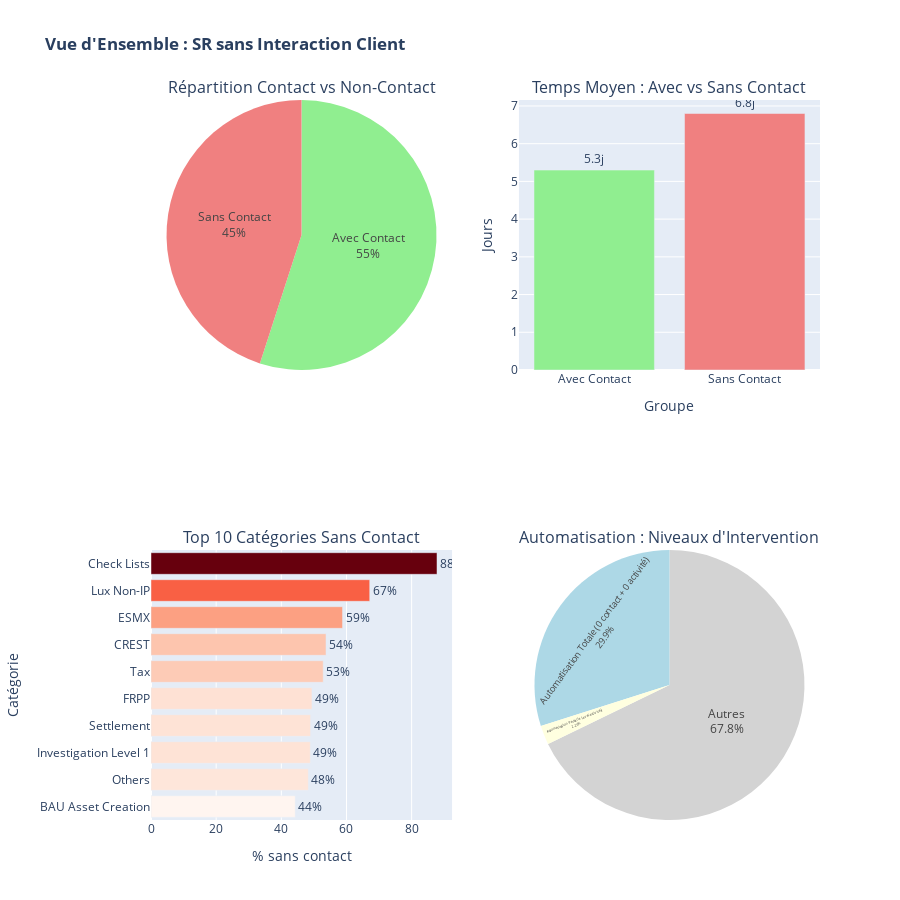

Write notebook code for a chart like this one.
### Code cell
# 9. Visualisation finale : Vue d'ensemble
fig = make_subplots(
    rows=2, cols=2,
    subplot_titles=(
        'Répartition Contact vs Non-Contact',
        'Temps Moyen : Avec vs Sans Contact',
        'Top 10 Catégories Sans Contact',
        'Automatisation : Niveaux d\'Intervention'
    ),
    specs=[
        [{"type": "pie"}, {"type": "bar"}],
        [{"type": "bar"}, {"type": "pie"}]
    ]
)

# 1. Pie chart : Contact vs Non-Contact
fig.add_trace(
    go.Pie(
        labels=['Avec Contact', 'Sans Contact'],
        values=[with_contact['total_srs'], without_contact['total_srs']],
        marker_colors=['lightgreen', 'lightcoral'],
        textposition='inside',
        textinfo='label+percent',
        hovertemplate='<b>%{label}</b><br>SRs: %{value:,}<br>%{percent}<extra></extra>'
    ),
    row=1, col=1
)

# 2. Bar chart : Temps moyen comparatif
comparison_data = pd.DataFrame({
    'Groupe': ['Avec Contact', 'Sans Contact'],
    'Jours': [with_contact['avg_days_to_close'], without_contact['avg_days_to_close']],
    'SLA': [with_contact['sla_compliance'], without_contact['sla_compliance']]
})

fig.add_trace(
    go.Bar(
        x=comparison_data['Groupe'],
        y=comparison_data['Jours'],
        text=comparison_data['Jours'].apply(lambda x: f"{x:.1f}j"),
        textposition='outside',
        marker_color=['lightgreen', 'lightcoral'],
        name='Temps moyen',
        hovertemplate='<b>%{x}</b><br>Temps: %{y:.1f} jours<extra></extra>'
    ),
    row=1, col=2
)

# 3. Bar chart : Top 10 catégories sans contact
top_10_no_contact = zero_contact_analysis.head(10).sort_values('pct_zero_contact')
fig.add_trace(
    go.Bar(
        y=top_10_no_contact['category_name'],
        x=top_10_no_contact['pct_zero_contact'],
        orientation='h',
        text=top_10_no_contact['pct_zero_contact'].apply(lambda x: f"{x:.0f}%"),
        textposition='outside',
        marker_color=top_10_no_contact['pct_zero_contact'],
        marker_colorscale='Reds',
        name='% sans contact',
        hovertemplate='<b>%{y}</b><br>%{x:.1f}%<extra></extra>'
    ),
    row=2, col=1
)

# 4. Pie chart : Niveaux d'automatisation
automation_levels = pd.DataFrame({
    'Niveau': ['Automatisation Partielle\n(avec activités)', 'Automatisation Totale\n(0 contact + 0 activité)', 'Autres'],
    'SRs': [
        total_with_activity,
        total_fully_auto,
        total_no_contact - total_with_activity - total_fully_auto
    ]
})

fig.add_trace(
    go.Pie(
        labels=automation_levels['Niveau'],
        values=automation_levels['SRs'],
        marker_colors=['lightyellow', 'lightblue', 'lightgray'],
        textposition='inside',
        textinfo='label+percent',
        hovertemplate='<b>%{label}</b><br>SRs: %{value:,}<br>%{percent}<extra></extra>'
    ),
    row=2, col=2
)

fig.update_xaxes(title_text="Groupe", row=1, col=2)
fig.update_yaxes(title_text="Jours", row=1, col=2)
fig.update_xaxes(title_text="% sans contact", row=2, col=1)
fig.update_yaxes(title_text="Catégorie", row=2, col=1)

fig.update_layout(
    height=900,
    showlegend=False,
    title_text="<b>Vue d'Ensemble : SR sans Interaction Client</b>"
)

fig.show()

print("\n✅ Analyse complète des SR sans interaction client terminée !")

### Figure 1 — Plotly figure (JSON) as saved in the notebook; plotly's stock layout.template omitted (floating-point values rounded to 4 significant figures)
{"data": [{"domain": {"x": [0, 0.45], "y": [0.625, 1]}, "hovertemplate": "<b>%{label}</b><br>SRs: %{value:,}<br>%{percent}<extra></extra>", "labels": ["Avec Contact", "Sans Contact"], "marker": {"colors": ["lightgreen", "lightcoral"]}, "textinfo": "label+percent", "textposition": "inside", "type": "pie", "values": [2279745, 1865937]}, {"hovertemplate": "<b>%{x}</b><br>Temps: %{y:.1f} jours<extra></extra>", "marker": {"color": ["lightgreen", "lightcoral"]}, "name": "Temps moyen", "text": ["5.3j", "6.8j"], "textposition": "outside", "type": "bar", "x": ["Avec Contact", "Sans Contact"], "xaxis": "x", "y": [5.3, 6.8], "yaxis": "y"}, {"hovertemplate": "<b>%{y}</b><br>%{x:.1f}%<extra></extra>", "marker": {"color": [44.28, 48.28, 48.91, 48.98, 49.4, 52.86, 53.71, 58.79, 67.13, 87.78], "colorscale": [[0, "rgb(255,245,240)"], [0.125, "rgb(254,224,210)"], [0.25, "rgb(252,187,161)"], [0.375, "rgb(252,146,114)"], [0.5, "rgb(251,106,74)"], [0.625, "rgb(239,59,44)"], [0.75, "rgb(203,24,29)"], [0.875, "rgb(165,15,21)"], [1, "rgb(103,0,13)"]]}, "name": "% sans contact", "orientation": "h", "text": ["44%", "48%", "49%", "49%", "49%", "53%", "54%", "59%", "67%", "88%"], "textposition": "outside", "type": "bar", "x": [44.28, 48.28, 48.91, 48.98, 49.4, 52.86, 53.71, 58.79, 67.13, 87.78], "xaxis": "x2", "y": ["BAU Asset Creation", "Others", "Investigation Level 1", "Settlement", "FRPP", "Tax", "CREST", "ESMX", "Lux Non-IP", "Check Lists"], "yaxis": "y2"}, {"domain": {"x": [0.55, 1], "y": [0, 0.375]}, "hovertemplate": "<b>%{label}</b><br>SRs: %{value:,}<br>%{percent}<extra></extra>", "labels": ["Automatisation Partielle\n(avec activités)", "Automatisation Totale\n(0 contact + 0 activité)", "Autres"], "marker": {"colors": ["lightyellow", "lightblue", "lightgray"]}, "textinfo": "label+percent", "textposition": "inside", "type": "pie", "values": [42138, 558362, 1265437]}], "layout": {"annotations": [{"font": {"size": 16}, "showarrow": false, "text": "Répartition Contact vs Non-Contact", "x": 0.225, "xanchor": "center", "xref": "paper", "y": 1, "yanchor": "bottom", "yref": "paper"}, {"font": {"size": 16}, "showarrow": false, "text": "Temps Moyen : Avec vs Sans Contact", "x": 0.775, "xanchor": "center", "xref": "paper", "y": 1, "yanchor": "bottom", "yref": "paper"}, {"font": {"size": 16}, "showarrow": false, "text": "Top 10 Catégories Sans Contact", "x": 0.225, "xanchor": "center", "xref": "paper", "y": 0.375, "yanchor": "bottom", "yref": "paper"}, {"font": {"size": 16}, "showarrow": false, "text": "Automatisation : Niveaux d'Intervention", "x": 0.775, "xanchor": "center", "xref": "paper", "y": 0.375, "yanchor": "bottom", "yref": "paper"}], "height": 900, "showlegend": false, "title": {"text": "<b>Vue d'Ensemble : SR sans Interaction Client</b>"}, "xaxis": {"anchor": "y", "domain": [0.55, 1], "title": {"text": "Groupe"}}, "xaxis2": {"anchor": "y2", "domain": [0, 0.45], "title": {"text": "% sans contact"}}, "yaxis": {"anchor": "x", "domain": [0.625, 1], "title": {"text": "Jours"}}, "yaxis2": {"anchor": "x2", "domain": [0, 0.375], "title": {"text": "Catégorie"}}}}
